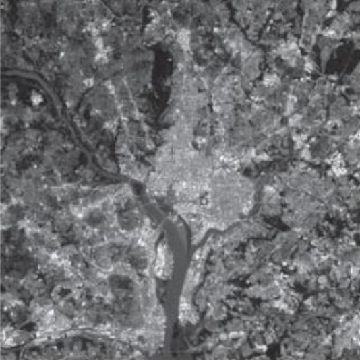
%> input picture HW1_M.Sina Hasan-Nia/pics/river/river1.png, 360 x 360 px; its folder holds 4 pictures in this run
$ octave Q5.m   (GNU Octave 9; MATLAB toolbox functions it lacks are replaced by stand-ins)
%> lines starting %> are read from the running program, lines starting %| are printed output that depends on the picture
%---------------------------  Q5  -----------------------------
close all ; clear all , clc;
num_images = 6 ;         % image numbers in directory
dir = "..\pics\river\";                               % directory of images
PC_numvec = [20,50,80,100,150];          % each element corresponds to spece
for i = 1 : num_images
    img_path = dir + "river"+num2str(i)+".png";
    imgpca(img_path,PC_numvec,length(PC_numvec),i)
%> in imgpca, `[PC_coeff, PC_score, PC_var] = pca((image-mean(image, 2))');`: PC_var = 359 values, max 65735.2 at index 1, min 2.44e-06 at index 359, mean 1016.5
%> the loop in imgpca, `for i = 1 :len` made 5 passes
%> pass 1, in imgpca, `imshow(uint8(PC_score))`:
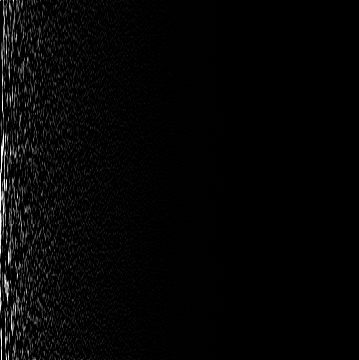
%> displayed picture: size 360x359, on the screen's scale of 0 to 255; min 0, max 255, mean 5.4
%> pass 1, in imgpca, `imshow(uint8(reconstructed_image))`:
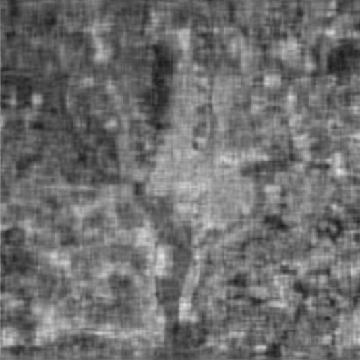
%> displayed picture: size 360x360, on the screen's scale of 0 to 255; min 27, max 227, mean 110.5
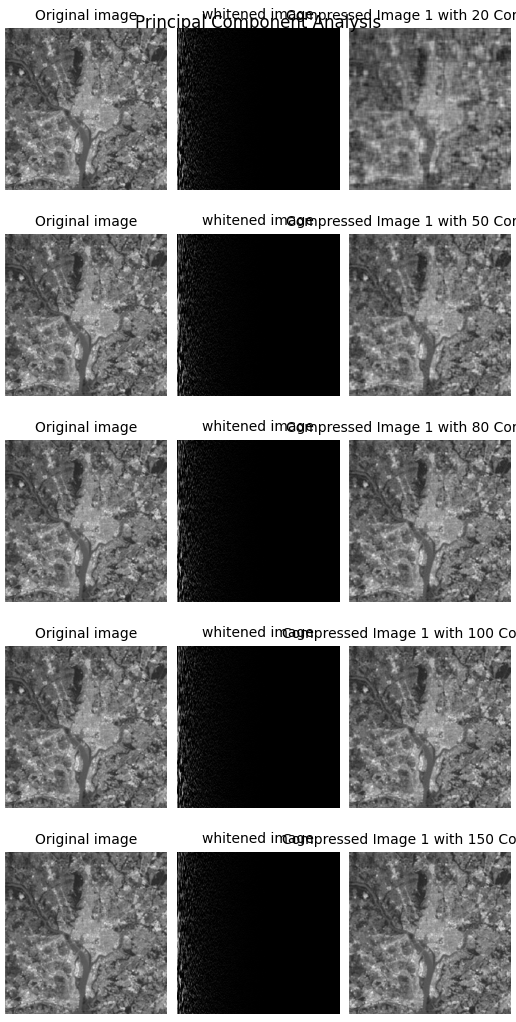
%> figure redrawn from the program's plot data, 15 panels
%> pass 2 of the loop `for i = 1 : num_images`:
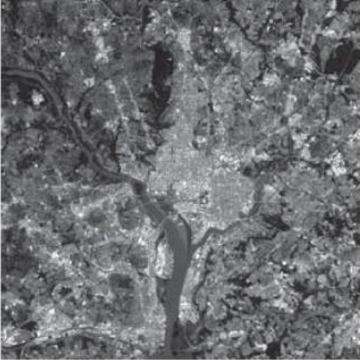
%> input picture HW1_M.Sina Hasan-Nia/pics/river/river2.png, 360 x 360 px
%> PC_var = 359 values, max 68311.7 at index 1, min 2.84e-05 at index 359, mean 1061.9
%> the loop in imgpca (call 2), `for i = 1 :len` made 5 passes
%> pass 1, in imgpca (call 2), `imshow(uint8(PC_score))`:
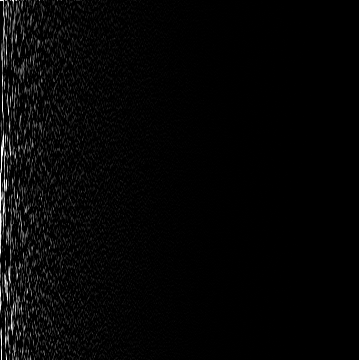
%> displayed picture: size 360x359, on the screen's scale of 0 to 255; min 0, max 255, mean 5.6
%> `imgpca(img_path,PC_numvec,length(PC_numvec),i)`:
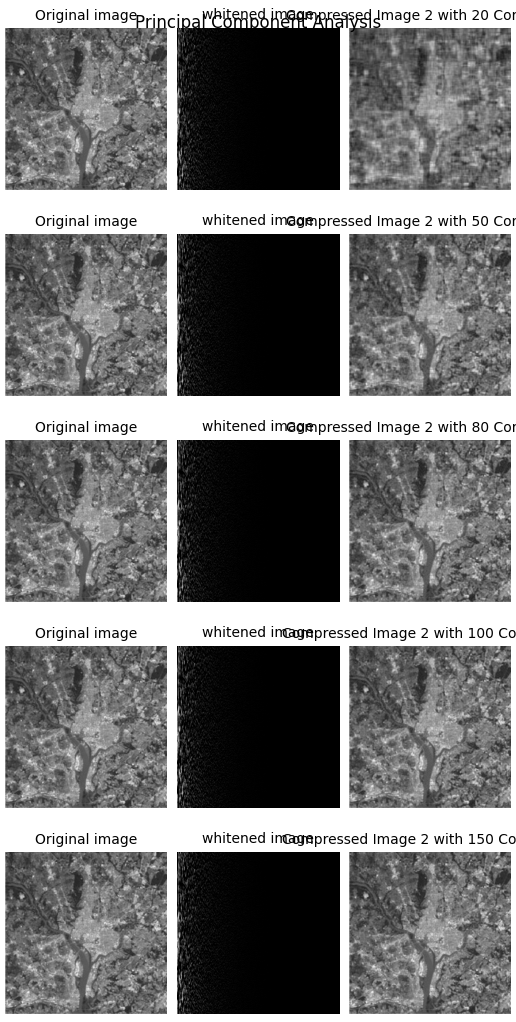
%> figure redrawn from the program's plot data, 15 panels
%> pass 3 of the loop `for i = 1 : num_images`:
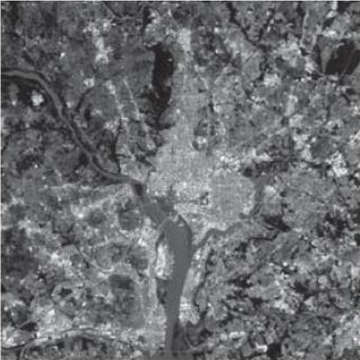
%> input picture HW1_M.Sina Hasan-Nia/pics/river/river3.png, 360 x 360 px
%> PC_var = 359 values, max 73382.7 at index 1, min 8.38e-06 at index 359, mean 1135.7
%> the loop in imgpca (call 3), `for i = 1 :len` made 5 passes
%> pass 1, in imgpca (call 3), `imshow(uint8(PC_score))`:
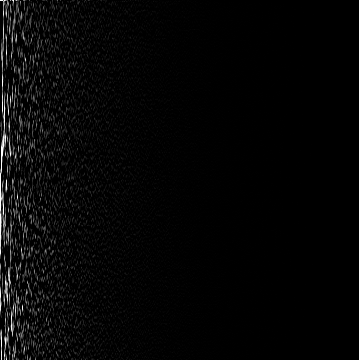
%> displayed picture: size 360x359, on the screen's scale of 0 to 255; min 0, max 255, mean 5.8
%> `imgpca(img_path,PC_numvec,length(PC_numvec),i)`:
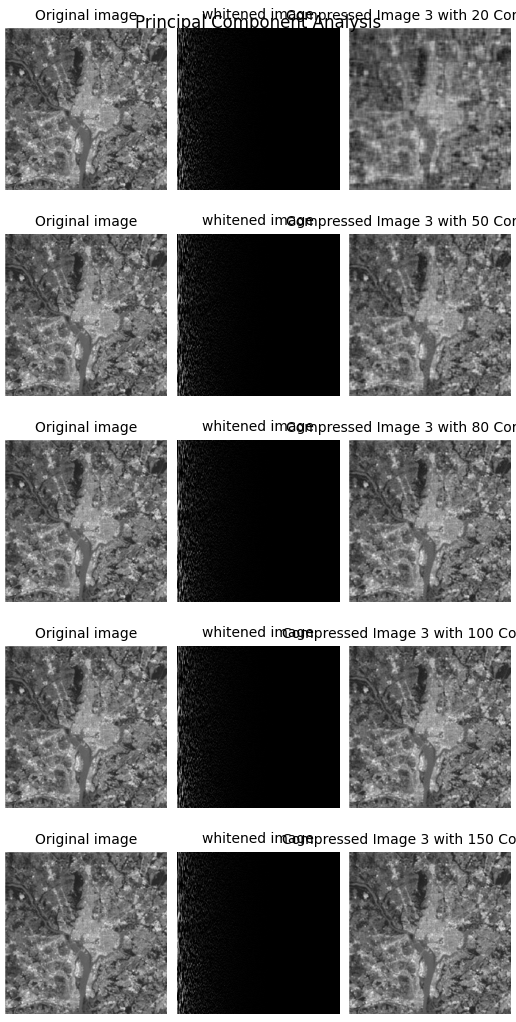
%> figure redrawn from the program's plot data, 15 panels
% [2 lines not run here, left out]
function imgpca(image_path, PC_num,len,sts)
%> (the run ends here)
